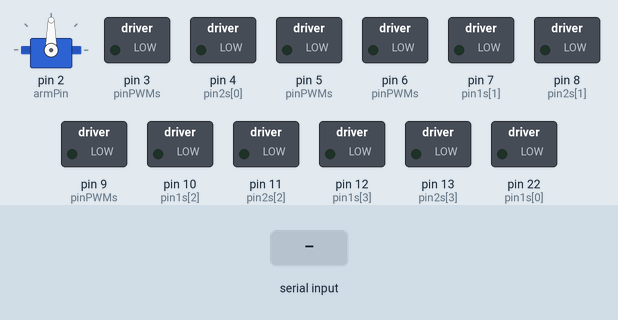
This sketch was run on a simulated Arduino Mega 2560, built with avr-gcc and run on an emulated ATmega2560. Parts: servo, switched loads named in the sketch (green lamp = pin HIGH). The inputs (shaded band) are chosen by the test bench.

Above: at 1.2 s.
1.3 s: "0\n" received over Serial
At 1.7 s:
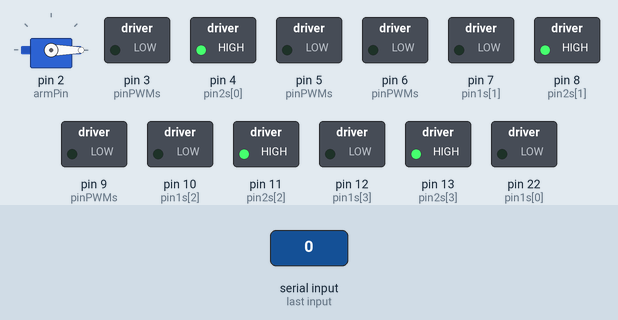
2.8 s: "90,45\n" received over Serial
At 3.1 s:
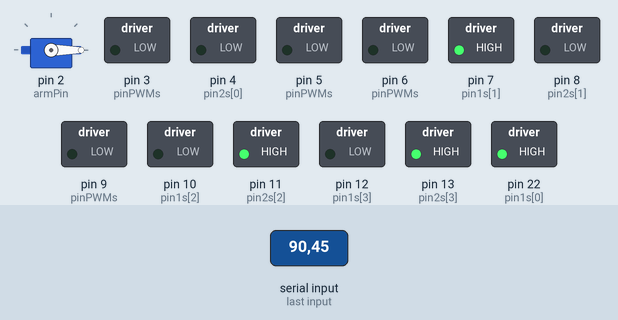
4.3 s: "4\n" received over Serial
At 5.2 s:
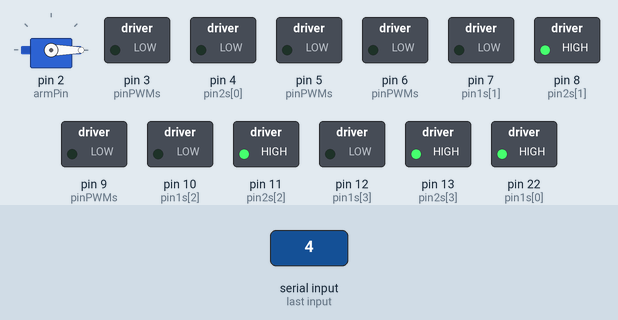
5.8 s: "200\n" received over Serial
At 6.5 s:
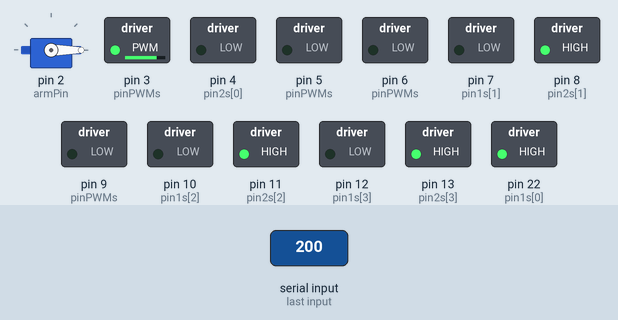
Timing chart, 0 to 8.3 s (numbered marks = the images above; inputs shaded):
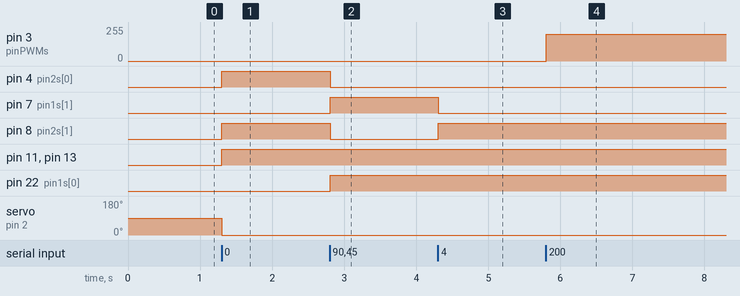

The sketch:

Seaperch.ino
```cpp
#include <Servo.h>
Servo vexServo;

int armPin = 2;

//    motors:  1, 2,  3,  4
int pin1s[] = {22, 7, 10, 12};
int pin2s[] = {4, 8, 11, 13};
int pinPWMs[] = {3, 5, 6, 9}; // pin1, pin2, pwm pin


// motor 1 = bottom left - brown
// motor 2 = top right - green
// motor 3 = bottom right - blue
// motor 4 = top left - orange

int motors = 4;
int minSpeed = 100; // so they dont stall and burn out

bool stringEnded = false;
char stringDelimiter = '\n';
String stringBuilder = "";

void setup()
{

  vexServo.attach(armPin);

  // set used pins to output
  for (int i = 0; i < motors; i++)
  {
    pinMode(pin1s[i], OUTPUT);
    pinMode(pin2s[i], OUTPUT);
  }

  // initialize communication
  Serial.begin(6000);

}

void loop()
{
  // keep reading stream while things are there
  while (Serial.available() > 0)
  {
    // get next character
    char incomingByte = Serial.read();

    if (incomingByte == stringDelimiter)
    {
      // end building if hits end of string
      stringEnded = true;
    }
    else
    {
      // otherwise add the next charto the builder
      stringBuilder += incomingByte;
    }
  }

  // process if hit string end
  if (stringEnded)
  {
    // Serial.println("Received thing: " + stringBuilder);

    // split string into parts
    String strSpeeds[] = {"", "", "", "", ""};
    for (int i = 0; i < stringBuilder.length(); i++)
    {
      char currentChar = stringBuilder.charAt(i);
      int currentSpeed = int(i / 4);
      strSpeeds[currentSpeed] += currentChar;
    }

    // parse each string into an int
    for (int i = 0; i < 5; i++)
    {
      // load string
      String unparsedSpeed = strSpeeds[i];

      // change N to negative
      unparsedSpeed.replace('N', '-');

      // remove leading zeros
      if (unparsedSpeed.startsWith("0"))
      {
        int j = 0;
        while (j < unparsedSpeed.length() && unparsedSpeed.startsWith("0"))
        {
          unparsedSpeed.remove(j, 1);
          j++;
        }
      }

      // convert to int and use
      setMotor(i, unparsedSpeed.toInt());
    }

    // reset builder and flag
    stringBuilder = "";
    stringEnded = false;
  }
}

void setMotor(int motor, int speed)
{
  //01000100010001000100
  /*Serial.print(motor);
  Serial.print(" - ");
  Serial.println(speed);*/

  if (motor == -1)
  {
    return;
  }
  if (motor == 4){
    vexServo.write(speed);
  }
  else{
    int pin1 = pin1s[motor];
    int pin2 = pin2s[motor];
    int pwmPin = pinPWMs[motor];

    // direction
    if (speed > 0)
    {
      digitalWrite(pin1, HIGH);
      digitalWrite(pin2, LOW);
    }
    else
    {
      digitalWrite(pin1, LOW);
      digitalWrite(pin2, HIGH);
    }

    // speed set
    if (abs(speed) > minSpeed)
    {
      if (abs(speed) <= 255)
      {
        analogWrite(pwmPin, abs(speed)); // from minSpeed-255
      }
    }
    else
    {
      analogWrite(pwmPin, 0);
    }
  }

  // Serial.println("Set motor " + String(motor) + " to " + String(speed));
}
```

Measured:
- after the input at 1.3 s, pin 4 (pin2s[0]), pin 8 (pin2s[1]), pin 11 (pin2s[2]), pin 13 (pin2s[3]): LOW → HIGH at once; servo on pin 2 (armPin): 90° → 0° at once
- after the input at 2.8 s, pin 4 (pin2s[0]), pin 8 (pin2s[1]): HIGH → LOW at once; pin 7 (pin1s[1]), pin 22 (pin1s[0]): LOW → HIGH at once
- after the input at 4.3 s, pin 7 (pin1s[1]): HIGH → LOW at once; pin 8 (pin2s[1]): LOW → HIGH at once
- after the input at 5.8 s, pin 3 (pinPWMs): 0/255 → 200/255 at once
